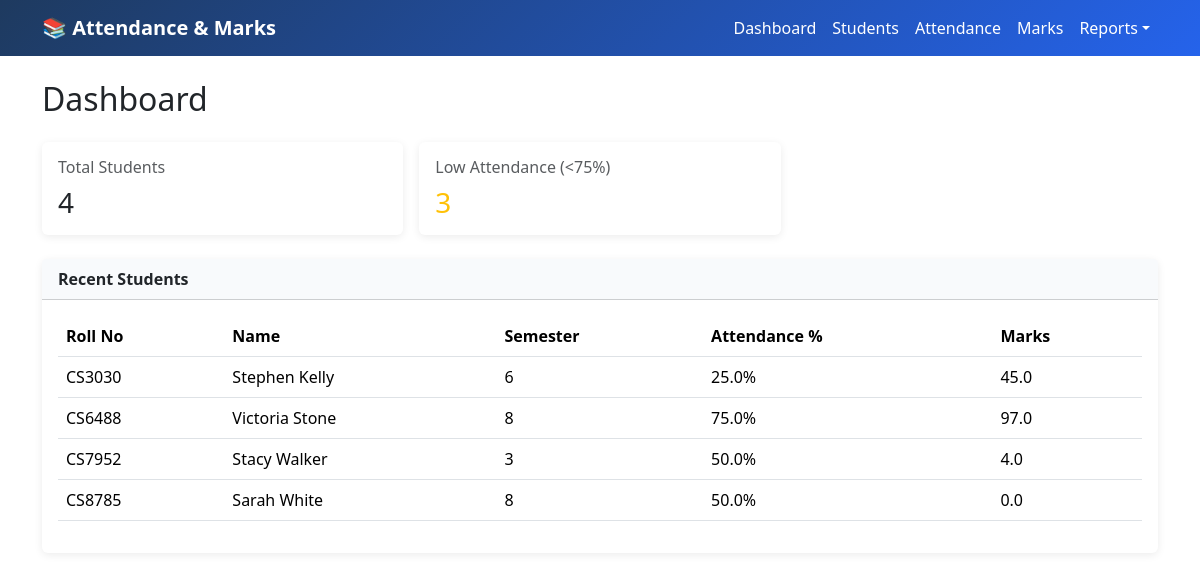
The page / on the database its author committed.
### tables this page shows
CREATE TABLE students (
            id INTEGER PRIMARY KEY AUTOINCREMENT,
            roll_no TEXT UNIQUE NOT NULL,
            name TEXT NOT NULL,
            semester INTEGER NOT NULL,
            marks REAL DEFAULT 0,
            total_attendance INTEGER DEFAULT 0,
            total_classes INTEGER DEFAULT 0
        );

### app.py (the view)
@app.route('/')
def index():
    conn = get_db()
    students = conn.execute('SELECT * FROM students ORDER BY roll_no').fetchall()
    conn.close()
    total_students = len(students)
    low_attendance = 0
    for s in students:
        pct = (s['total_attendance'] / s['total_classes'] * 100) if s['total_classes'] > 0 else 0
        if pct < 75 and s['total_classes'] > 0:
            low_attendance += 1
    return render_template('index.html', students=students,
                           total_students=total_students,
                           low_attendance=low_attendance)

### app.py (called while the page is built)
def get_db():
    conn = sqlite3.connect(DATABASE)
    conn.row_factory = sqlite3.Row
    return conn

### templates/index.html (shortened to what this page needs)
{% extends "base.html" %}
{% block content %}
<h2 class="mb-4">Dashboard</h2>
<div class="row g-3 mb-4">
    <div class="col-md-4">
        <div class="card h-100">
            <div class="card-body">
                <h6 class="text-muted">Total Students</h6>
                <h3 class="mb-0">{{ total_students }}</h3>
            </div>
        </div>
    </div>
    <div class="col-md-4">
        <div class="card h-100">
            <div class="card-body">
                <h6 class="text-muted">Low Attendance (&lt;75%)</h6>
                <h3 class="mb-0 {% if low_attendance > 0 %}text-warning{% endif %}">{{ low_attendance }}</h3>
            </div>
        </div>
    </div>
</div>
<div class="card">
    <div class="card-header">Recent Students</div>
    <div class="card-body">
        {% if students %}
            <div class="table-responsive">
                <table class="table table-hover">
                    <thead><tr><th>Roll No</th><th>Name</th><th>Semester</th><th>Attendance %</th><th>Marks</th></tr></thead>
                    <tbody>
                        {% for s in students %}
                        <tr>
                            <td>{{ s.roll_no }}</td>
                            <td>{{ s.name }}</td>
                            <td>{{ s.semester }}</td>
                            <td>
                                {% if s.total_classes > 0 %}
                                    {{ "%.1f"|format(s.total_attendance / s.total_classes * 100) }}%
                                {% else %}—{% endif %}
                            </td>
                            <td>{{ s.marks }}</td>
                        </tr>
                        {% endfor %}
                    </tbody>
                </table>
            </div>
        {% else %}
            <p class="text-muted mb-0">No students yet. <a href="{{ url_for('students') }}">Add students</a> or use AI to generate sample data.</p>
        {% endif %}
    </div>
</div>
{% endblock %}

### templates/base.html (style rules this page uses)
:root { --accent: #2563eb; --accent-hover: #1d4ed8; }
body { font-family: 'Segoe UI', system-ui, sans-serif; min-height: 100vh; }
.card { border: none; box-shadow: 0 2px 8px rgba(0,0,0,.08); }
.card-header { font-weight: 600; background: #f8fafc; }

### rows shown on the page
students: roll_no "CS3030", name "Stephen Kelly", semester "6", s.total_attendance/s.total_classes*100 "25.0", marks "45.0"
students: roll_no "CS6488", name "Victoria Stone", semester "8", s.total_attendance/s.total_classes*100 "75.0", marks "97.0"
students: roll_no "CS7952", name "Stacy Walker", semester "3", s.total_attendance/s.total_classes*100 "50.0", marks "4.0"
students: roll_no "CS8785", name "Sarah White", semester "8", s.total_attendance/s.total_classes*100 "50.0", marks "0.0"

### other values the page prints
{{ total_students }} "4"
{{ low_attendance }} "3"
